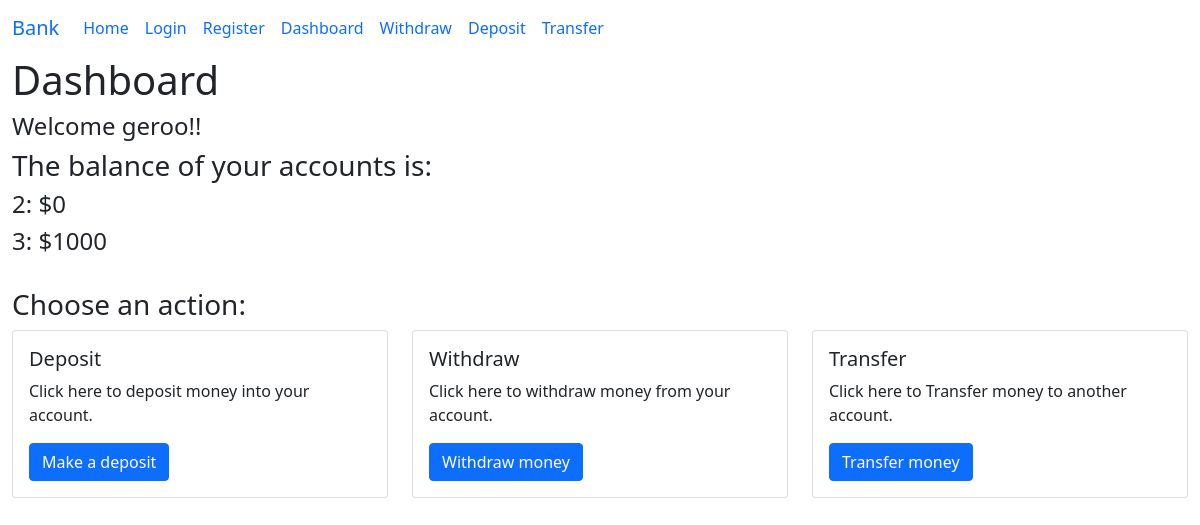
The app's page /dashboard (signed in) with its own data.
### app.py (models this page shows, shortened)
class User(db.Model, UserMixin):
    id = db.Column(db.Integer, primary_key=True)
    username = db.Column(db.String(100), nullable=False, unique=True)
    password = db.Column(db.String(100), nullable=False)
    login_attempts = db.Column(db.Integer, default=0)
    is_locked = db.Column(db.Boolean, default=False)

class Account(db.Model):
    id = db.Column(db.Integer, primary_key=True)
    user_id = db.Column(db.Integer, db.ForeignKey('user.id'), nullable=False)
    balance = db.Column(db.Integer, default=2000)
    user = db.relationship('User', backref=db.backref('account', lazy=True))

### app.py (the view)
@app.route('/dashboard', methods=['GET'])
@login_required
def dashboard():
    user = User.query.filter_by(id=current_user.id).first()
    accounts = Account.query.filter_by(user_id=user.id).all()
    return render_template('dashboard.html', title='Dashboard', accounts=accounts, user=user)

### app.py (called while the page is built)
@login_manager.user_loader
def load_user(user_id):
    return User.query.get(int(user_id))

### templates/dashboard.html (shortened to what this page needs)
{% extends "base.html" %}
{% block content%}
<h1>Dashboard</h1>
<h4>Welcome {{ user.username }}!!</h4>
<h3>The balance of your accounts is:</h3>
{% for account in accounts %}
    <h4>{{ account.id }}: ${{ account.balance }}</h4>
{% endfor %}
<br>
<h3>Choose an action:</h3>
<div class="row">
    <div class="col-sm-4 mb-3 mb-sm-0">
      <div class="card">
        <div class="card-body">
          <h5 class="card-title">Deposit</h5>
          <p class="card-text">Click here to deposit money into your account.</p>
          <a href="/deposit" class="btn btn-primary">Make a deposit</a>
        </div>
      </div>
    </div>
    <div class="col-sm-4">
      <div class="card">
        <div class="card-body">
          <h5 class="card-title">Withdraw</h5>
          <p class="card-text">Click here to withdraw money from your account.</p>
          <a href="/withdraw" class="btn btn-primary">Withdraw money</a>
        </div>
      </div>
    </div>
    <div class="col-sm-4">
        <div class="card">
          <div class="card-body">
            <h5 class="card-title">Transfer</h5>
            <p class="card-text">Click here to Transfer money to another account.</p>
            <a href="/transfer" class="btn btn-primary">Transfer money</a>
          </div>
        </div>
      </div>
</div>
{% endblock %}

### records on screen
User: username "geroo"
Account: id "2", balance "0"
Account: id "3", balance "1000"
